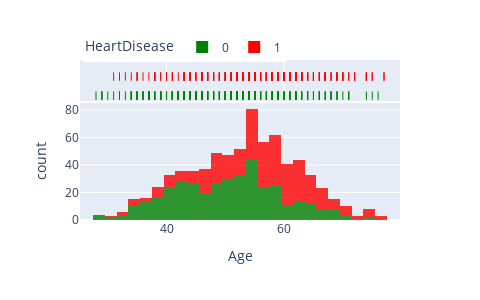
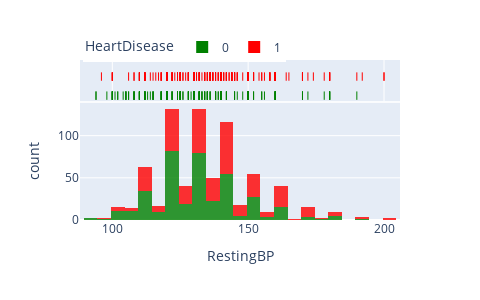
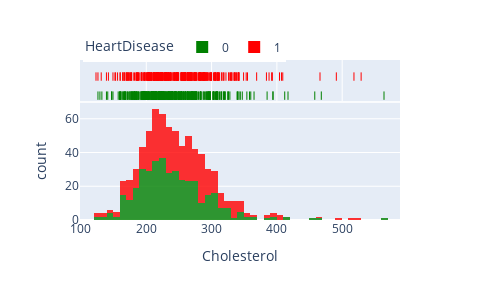

Source (notebook cell) for these figures, in order:
### Code cell
for i in range(len(variables_numericas)):
    f=variables_numericas[i]
    plot_1=px.histogram(data_fixed,height=300,width=480,
                 x=f,
                 color= "HeartDisease",
                 color_discrete_map={1: "red", 0: "green"},marginal="rug",opacity=0.8)
    
    plot_1.update_layout(legend=dict(
        orientation="h",
    yanchor="bottom",
    y=0.99,
    xanchor="left",
    x=0.01)) 

    plot_1.show()

### Figure 1 — Plotly figure (JSON) as saved in the notebook; plotly's stock layout.template omitted (floating-point values rounded to 4 significant figures; data arrays with more than 128 entries replaced by an {"elided": "..."} marker saying what was removed)
{"data": [{"alignmentgroup": "True", "bingroup": "x", "hovertemplate": "HeartDisease=0<br>Age=%{x}<br>count=%{y}<extra></extra>", "legendgroup": "0", "marker": {"color": "green", "opacity": 0.8, "pattern": {"shape": ""}}, "name": "0", "offsetgroup": "0", "orientation": "v", "showlegend": true, "type": "histogram", "x": {"elided": "387 int values"}, "xaxis": "x", "yaxis": "y"}, {"alignmentgroup": "True", "boxpoints": "all", "fillcolor": "rgba(255,255,255,0)", "hoveron": "points", "hovertemplate": "HeartDisease=0<br>Age=%{x}<extra></extra>", "jitter": 0, "legendgroup": "0", "line": {"color": "rgba(255,255,255,0)"}, "marker": {"color": "green", "symbol": "line-ns-open"}, "name": "0", "offsetgroup": "0", "showlegend": false, "type": "box", "x": {"elided": "387 int values"}, "xaxis": "x2", "yaxis": "y2"}, {"alignmentgroup": "True", "bingroup": "x", "hovertemplate": "HeartDisease=1<br>Age=%{x}<br>count=%{y}<extra></extra>", "legendgroup": "1", "marker": {"color": "red", "opacity": 0.8, "pattern": {"shape": ""}}, "name": "1", "offsetgroup": "1", "orientation": "v", "showlegend": true, "type": "histogram", "x": {"elided": "351 int values"}, "xaxis": "x", "yaxis": "y"}, {"alignmentgroup": "True", "boxpoints": "all", "fillcolor": "rgba(255,255,255,0)", "hoveron": "points", "hovertemplate": "HeartDisease=1<br>Age=%{x}<extra></extra>", "jitter": 0, "legendgroup": "1", "line": {"color": "rgba(255,255,255,0)"}, "marker": {"color": "red", "symbol": "line-ns-open"}, "name": "1", "offsetgroup": "1", "showlegend": false, "type": "box", "x": {"elided": "351 int values"}, "xaxis": "x2", "yaxis": "y2"}], "layout": {"barmode": "relative", "height": 300, "legend": {"orientation": "h", "title": {"text": "HeartDisease"}, "tracegroupgap": 0, "x": 0.01, "xanchor": "left", "y": 0.99, "yanchor": "bottom"}, "margin": {"t": 60}, "width": 480, "xaxis": {"anchor": "y", "domain": [0, 1], "title": {"text": "Age"}}, "xaxis2": {"anchor": "y2", "domain": [0, 1], "matches": "x", "showgrid": true, "showticklabels": false}, "yaxis": {"anchor": "x", "domain": [0, 0.7326], "title": {"text": "count"}}, "yaxis2": {"anchor": "x2", "domain": [0.7426, 1], "matches": "y2", "showgrid": false, "showline": false, "showticklabels": false, "ticks": ""}}}

### Figure 2 — Plotly figure (JSON) as saved in the notebook; plotly's stock layout.template omitted (floating-point values rounded to 4 significant figures; data arrays with more than 128 entries replaced by an {"elided": "..."} marker saying what was removed)
{"data": [{"alignmentgroup": "True", "bingroup": "x", "hovertemplate": "HeartDisease=0<br>RestingBP=%{x}<br>count=%{y}<extra></extra>", "legendgroup": "0", "marker": {"color": "green", "opacity": 0.8, "pattern": {"shape": ""}}, "name": "0", "offsetgroup": "0", "orientation": "v", "showlegend": true, "type": "histogram", "x": {"elided": "387 int values"}, "xaxis": "x", "yaxis": "y"}, {"alignmentgroup": "True", "boxpoints": "all", "fillcolor": "rgba(255,255,255,0)", "hoveron": "points", "hovertemplate": "HeartDisease=0<br>RestingBP=%{x}<extra></extra>", "jitter": 0, "legendgroup": "0", "line": {"color": "rgba(255,255,255,0)"}, "marker": {"color": "green", "symbol": "line-ns-open"}, "name": "0", "offsetgroup": "0", "showlegend": false, "type": "box", "x": {"elided": "387 int values"}, "xaxis": "x2", "yaxis": "y2"}, {"alignmentgroup": "True", "bingroup": "x", "hovertemplate": "HeartDisease=1<br>RestingBP=%{x}<br>count=%{y}<extra></extra>", "legendgroup": "1", "marker": {"color": "red", "opacity": 0.8, "pattern": {"shape": ""}}, "name": "1", "offsetgroup": "1", "orientation": "v", "showlegend": true, "type": "histogram", "x": {"elided": "351 int values"}, "xaxis": "x", "yaxis": "y"}, {"alignmentgroup": "True", "boxpoints": "all", "fillcolor": "rgba(255,255,255,0)", "hoveron": "points", "hovertemplate": "HeartDisease=1<br>RestingBP=%{x}<extra></extra>", "jitter": 0, "legendgroup": "1", "line": {"color": "rgba(255,255,255,0)"}, "marker": {"color": "red", "symbol": "line-ns-open"}, "name": "1", "offsetgroup": "1", "showlegend": false, "type": "box", "x": {"elided": "351 int values"}, "xaxis": "x2", "yaxis": "y2"}], "layout": {"barmode": "relative", "height": 300, "legend": {"orientation": "h", "title": {"text": "HeartDisease"}, "tracegroupgap": 0, "x": 0.01, "xanchor": "left", "y": 0.99, "yanchor": "bottom"}, "margin": {"t": 60}, "width": 480, "xaxis": {"anchor": "y", "domain": [0, 1], "title": {"text": "RestingBP"}}, "xaxis2": {"anchor": "y2", "domain": [0, 1], "matches": "x", "showgrid": true, "showticklabels": false}, "yaxis": {"anchor": "x", "domain": [0, 0.7326], "title": {"text": "count"}}, "yaxis2": {"anchor": "x2", "domain": [0.7426, 1], "matches": "y2", "showgrid": false, "showline": false, "showticklabels": false, "ticks": ""}}}

### Figure 3 — Plotly figure (JSON) as saved in the notebook; plotly's stock layout.template omitted (floating-point values rounded to 4 significant figures; data arrays with more than 128 entries replaced by an {"elided": "..."} marker saying what was removed)
{"data": [{"alignmentgroup": "True", "bingroup": "x", "hovertemplate": "HeartDisease=0<br>Cholesterol=%{x}<br>count=%{y}<extra></extra>", "legendgroup": "0", "marker": {"color": "green", "opacity": 0.8, "pattern": {"shape": ""}}, "name": "0", "offsetgroup": "0", "orientation": "v", "showlegend": true, "type": "histogram", "x": {"elided": "387 int values"}, "xaxis": "x", "yaxis": "y"}, {"alignmentgroup": "True", "boxpoints": "all", "fillcolor": "rgba(255,255,255,0)", "hoveron": "points", "hovertemplate": "HeartDisease=0<br>Cholesterol=%{x}<extra></extra>", "jitter": 0, "legendgroup": "0", "line": {"color": "rgba(255,255,255,0)"}, "marker": {"color": "green", "symbol": "line-ns-open"}, "name": "0", "offsetgroup": "0", "showlegend": false, "type": "box", "x": {"elided": "387 int values"}, "xaxis": "x2", "yaxis": "y2"}, {"alignmentgroup": "True", "bingroup": "x", "hovertemplate": "HeartDisease=1<br>Cholesterol=%{x}<br>count=%{y}<extra></extra>", "legendgroup": "1", "marker": {"color": "red", "opacity": 0.8, "pattern": {"shape": ""}}, "name": "1", "offsetgroup": "1", "orientation": "v", "showlegend": true, "type": "histogram", "x": {"elided": "351 int values"}, "xaxis": "x", "yaxis": "y"}, {"alignmentgroup": "True", "boxpoints": "all", "fillcolor": "rgba(255,255,255,0)", "hoveron": "points", "hovertemplate": "HeartDisease=1<br>Cholesterol=%{x}<extra></extra>", "jitter": 0, "legendgroup": "1", "line": {"color": "rgba(255,255,255,0)"}, "marker": {"color": "red", "symbol": "line-ns-open"}, "name": "1", "offsetgroup": "1", "showlegend": false, "type": "box", "x": {"elided": "351 int values"}, "xaxis": "x2", "yaxis": "y2"}], "layout": {"barmode": "relative", "height": 300, "legend": {"orientation": "h", "title": {"text": "HeartDisease"}, "tracegroupgap": 0, "x": 0.01, "xanchor": "left", "y": 0.99, "yanchor": "bottom"}, "margin": {"t": 60}, "width": 480, "xaxis": {"anchor": "y", "domain": [0, 1], "title": {"text": "Cholesterol"}}, "xaxis2": {"anchor": "y2", "domain": [0, 1], "matches": "x", "showgrid": true, "showticklabels": false}, "yaxis": {"anchor": "x", "domain": [0, 0.7326], "title": {"text": "count"}}, "yaxis2": {"anchor": "x2", "domain": [0.7426, 1], "matches": "y2", "showgrid": false, "showline": false, "showticklabels": false, "ticks": ""}}}
